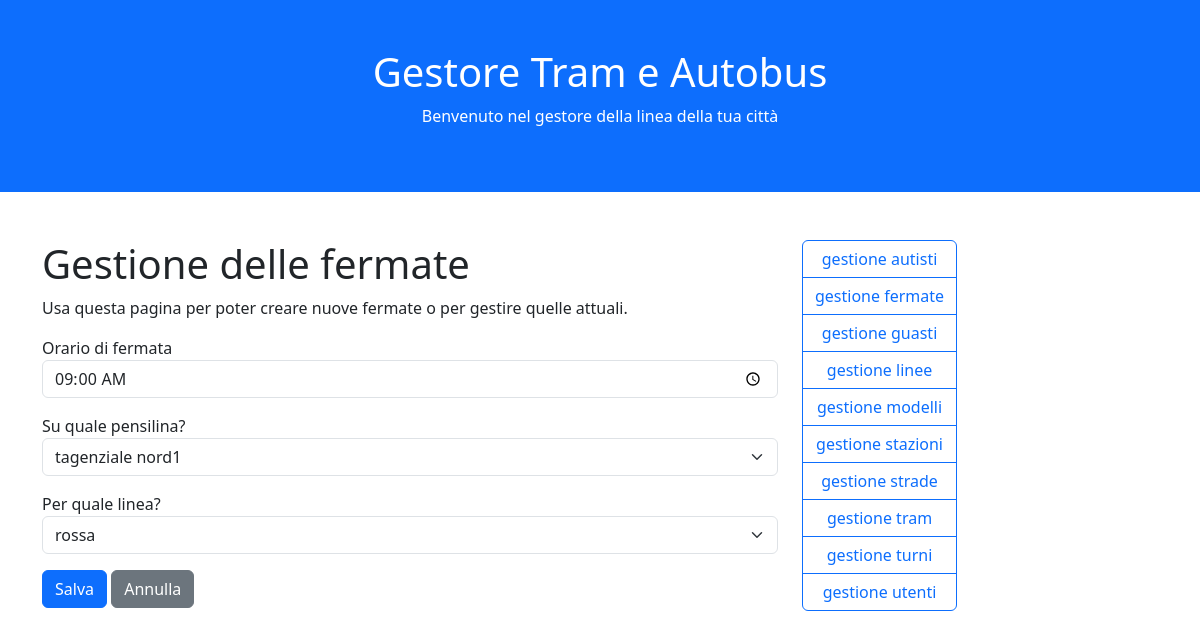
Before: /Tram/fermate.php?azione=modifica&id=1 with the older database file.
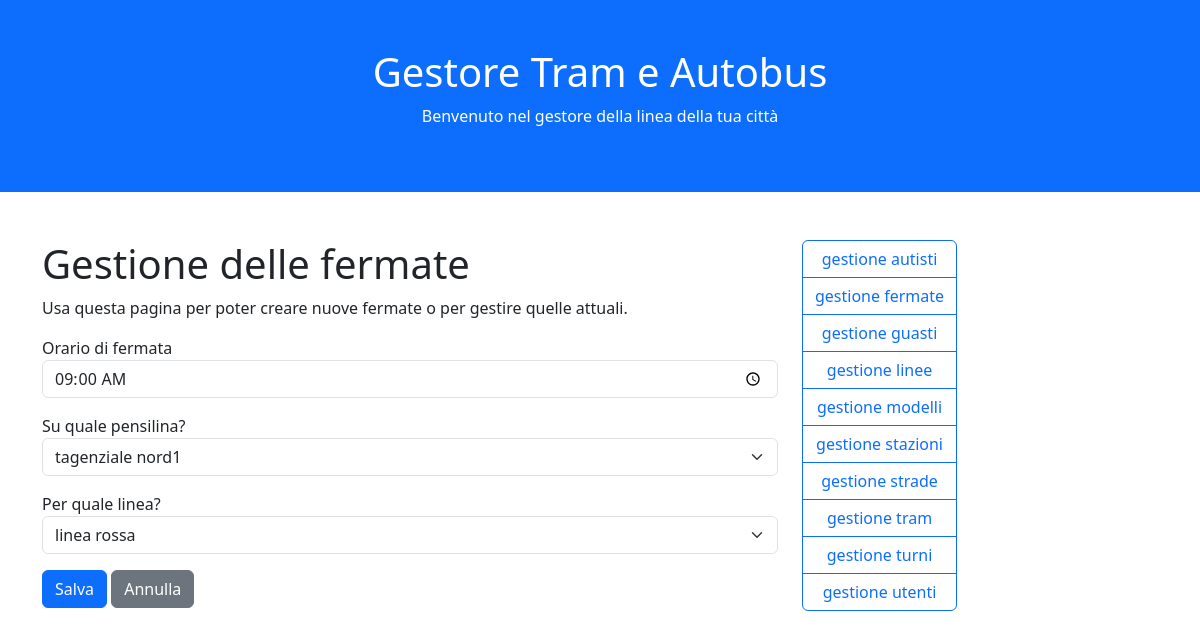
After: the same page with the newer database file.
### tables this page shows
CREATE TABLE linee (
    idlinea integer primary key autoincrement,
    linea text
);

### Tram/funzioni.php (the view, shortened to what this page needs)
<?php
	function EseguiDB($sql, $salva = false){
		$dbcon = new SQLite3(NOMEDB);
			$dati = $dbcon->query($sql);
		return $dati;
	}
	function ApriForm($azione = null, $metodo = "post"){
		if($azione == null){
			echo "<form method='".$metodo."'>";
		} else {
			echo "<form action='".$azione."' method='".$metodo."'>";
		}
	}
	function ChiudiForm($salva = "Salva", $annulla = "Annulla"){
		echo "
			<button class='btn btn-primary'>".$salva."</button>
			<button type='reset' class='btn btn-secondary'>".$annulla."</button>
			</form>";
	}
	function ScriviCampo($id, $label, $valore = "", $tipo = "text", $classe = "form-control"){
		switch($tipo){
			default:
				echo "<p class='form-group'>
							<label for='".$id."'>".$label."</label>
							<input value='".$valore."' type='".$tipo."' id='".$id."' name='".$id."' class='".$classe."' />
						</p>";
			break;
		}
	}
	function ScriviTendina($id, $label, $chiave, $descrizione, $tabella, $valore = 0){
		$dati = EseguiDB("SELECT ".$chiave.", ".$descrizione."
							FROM ".$tabella."
							ORDER BY ".$descrizione.";");
		$opzioni = [];
		while($riga = $dati->fetchArray()){
			if($riga[$chiave] == $valore){
				$opzioni[] = "<option selected value=".$riga[$chiave].">
								".$riga[$descrizione]."
								</option>";
			} else {
				$opzioni[] = "<option value=".$riga[$chiave].">
								".$riga[$descrizione]."
								</option>";
			}
		}
		$opzioni = implode("", $opzioni);
		echo "<p class='form-group'>
					<label for='".$id."'>".$label."</label>
					<select class='form-select' id='".$id."' name='".$id."'>
						".$opzioni."
					</select>
				</p>";
	}

Changed rows visible on the page:
changed linee: idlinea "rossa" → "linea rossa"
